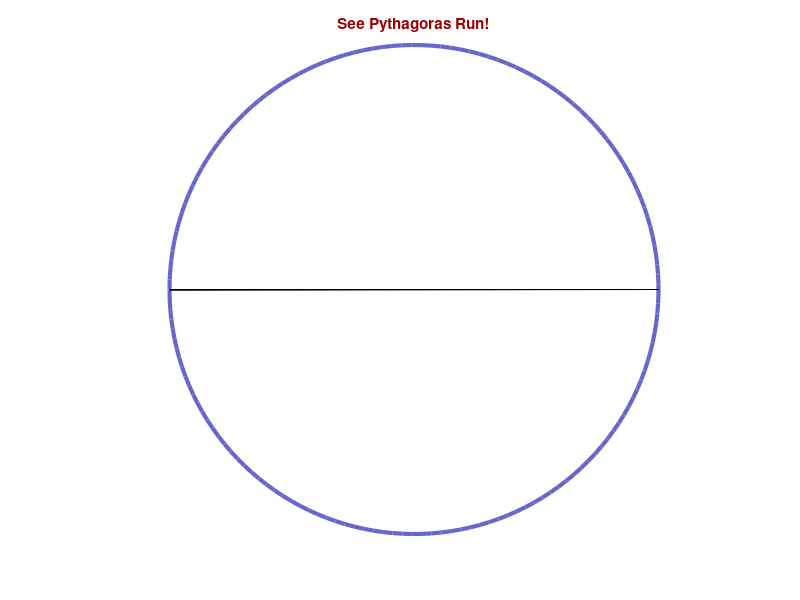

Recreate this plot in MATLAB.
c = -pi:.04:pi;
cx = cos(c);
cy = -sin(c);
hf = figure('color','white');
axis off, axis equal
line(cx, cy, 'color', [.4 .4 .8],'LineWidth',3);
title('See Pythagoras Run!','Color',[.6 0 0])
hold on
x = [-1 0 1 -1];
y =   [0 0 0 0];
ht = area(x,y,'facecolor',[.6 0 0])
set(ht,'XDataSource','x')
set(ht,'YDataSource','y')
for j = 1:length(c)
    x(2) = cx(j);
    y(2) = cy(j);
    refreshdata(hf,'caller')
    drawnow
end